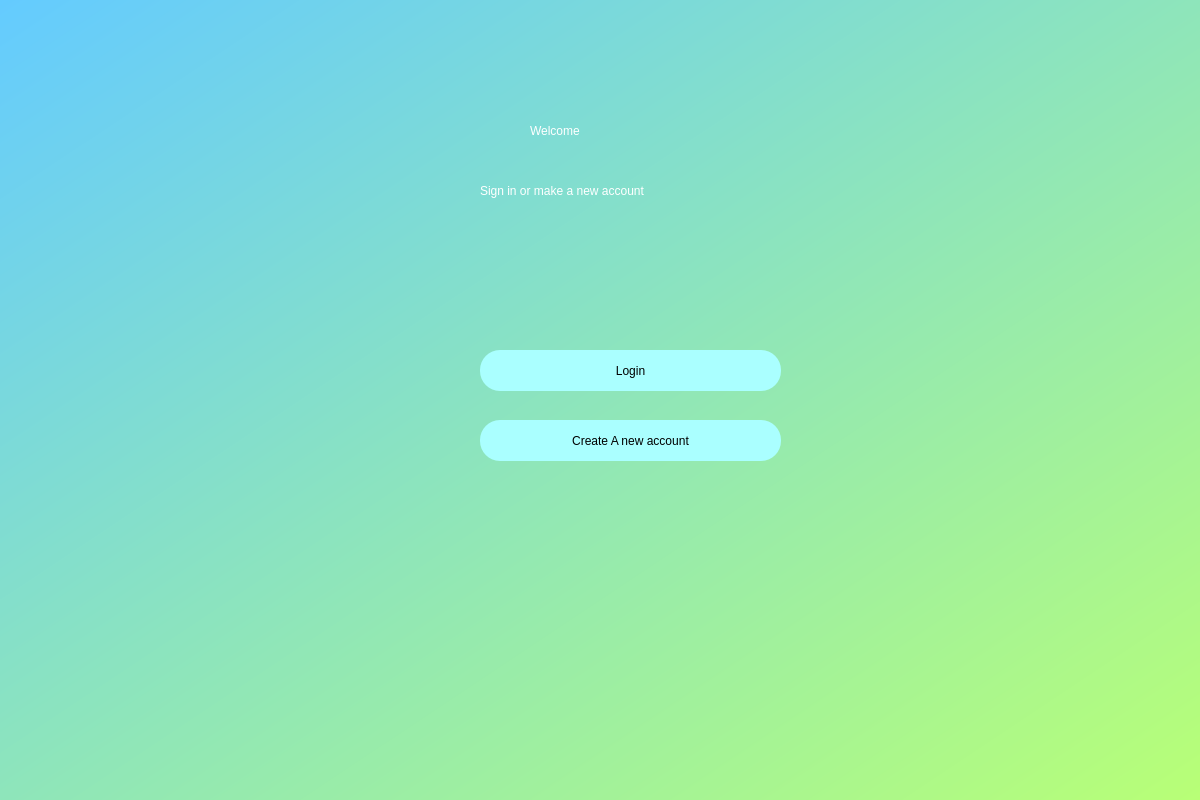
<?xml version="1.0" encoding="UTF-8"?>
<ui version="4.0">
 <class>Dialog</class>
 <widget class="QDialog" name="Dialog">
  <property name="geometry">
   <rect>
    <x>0</x>
    <y>0</y>
    <width>1200</width>
    <height>800</height>
   </rect>
  </property>
  <property name="windowTitle">
   <string>Dialog</string>
  </property>
  <widget class="QWidget" name="bgwidget" native="true">
   <property name="geometry">
    <rect>
     <x>0</x>
     <y>0</y>
     <width>1200</width>
     <height>800</height>
    </rect>
   </property>
   <property name="styleSheet">
    <string notr="true">QWidget#bgwidget{
background-color: qlineargradient(spread:pad, x1:0, y1:0, x2:1, y2:1, stop:0 rgba(100, 203, 255, 255), stop:1 rgba(184, 255, 118, 255));}</string>
   </property>
   <widget class="QLabel" name="label">
    <property name="geometry">
     <rect>
      <x>530</x>
      <y>100</y>
      <width>201</width>
      <height>61</height>
     </rect>
    </property>
    <property name="styleSheet">
     <string notr="true">font: 36pt &quot;MS Shell Dlg 2&quot;;color: rgb(255, 255, 255);</string>
    </property>
    <property name="text">
     <string>Welcome</string>
    </property>
   </widget>
   <widget class="QLabel" name="label_2">
    <property name="geometry">
     <rect>
      <x>480</x>
      <y>160</y>
      <width>301</width>
      <height>61</height>
     </rect>
    </property>
    <property name="styleSheet">
     <string notr="true">font: 16pt &quot;MS Shell Dlg 2&quot;;color: rgb(255, 255, 255);</string>
    </property>
    <property name="text">
     <string>Sign in or make a new account</string>
    </property>
   </widget>
   <widget class="QPushButton" name="login">
    <property name="geometry">
     <rect>
      <x>480</x>
      <y>350</y>
      <width>301</width>
      <height>41</height>
     </rect>
    </property>
    <property name="styleSheet">
     <string notr="true">border-radius:20px;
background-color: rgb(170, 255, 255);</string>
    </property>
    <property name="text">
     <string>Login</string>
    </property>
   </widget>
   <widget class="QPushButton" name="create">
    <property name="geometry">
     <rect>
      <x>480</x>
      <y>420</y>
      <width>301</width>
      <height>41</height>
     </rect>
    </property>
    <property name="styleSheet">
     <string notr="true">border-radius:20px;
background-color: rgb(170, 255, 255);</string>
    </property>
    <property name="text">
     <string>Create A new account</string>
    </property>
   </widget>
  </widget>
 </widget>
 <resources/>
 <connections/>
</ui>
